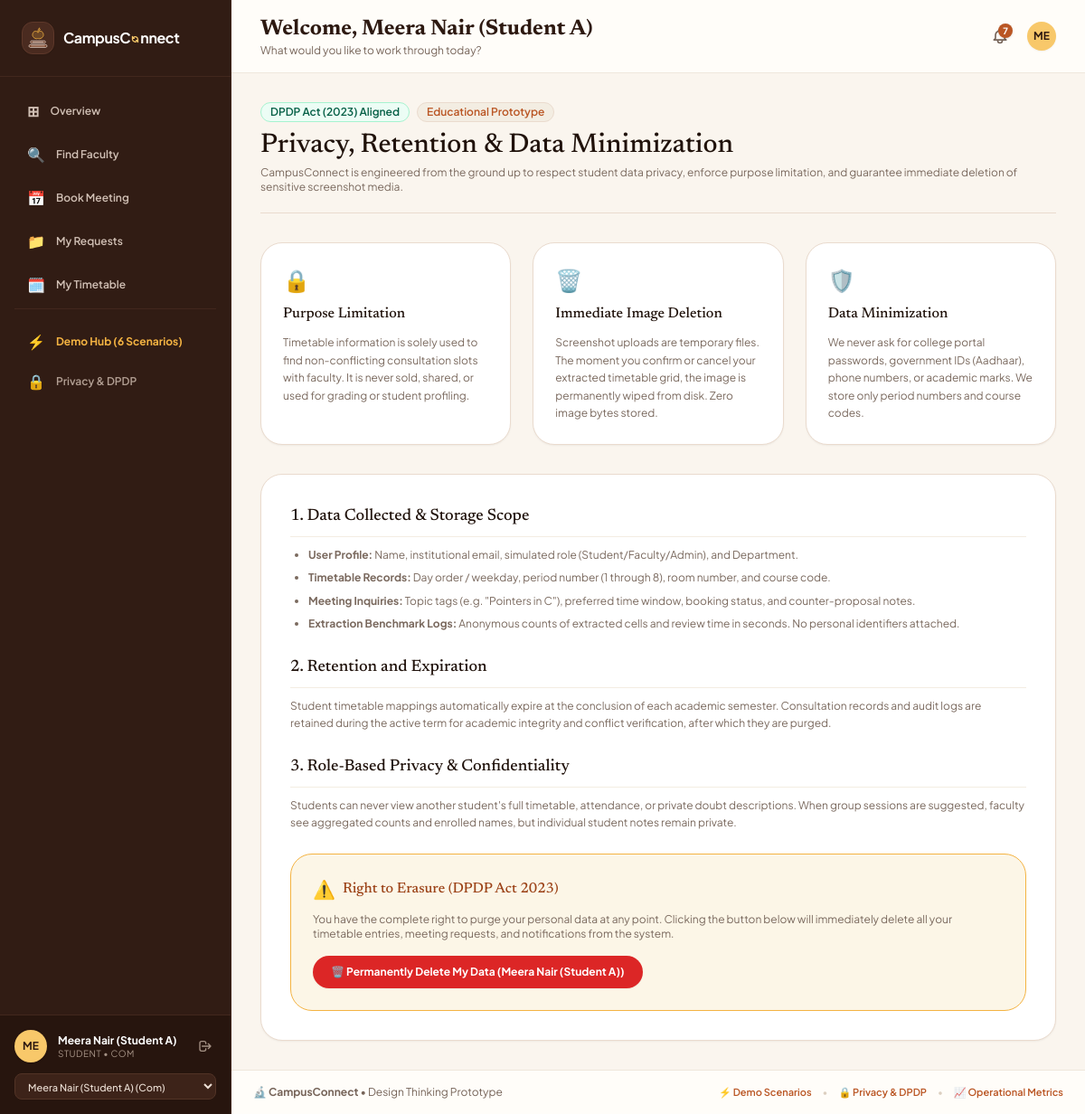
The page /privacy on the database its author committed.
### app/models.py (models this page shows)
class User(SQLModel, table=True):
    id: Optional[int] = Field(default=None, primary_key=True)
    role: str = Field(index=True)                    # UserRole value: student, faculty, admin
    name: str                                        # e.g., "Meera Nair", "Dr. Rajesh Raman"
    department: str                                  # e.g., "Computer Science & Engineering"
    email: str = Field(index=True, unique=True)
    section: Optional[str] = None                    # e.g., "CSE-A" for students
    semester: Optional[int] = None                   # e.g., 3 for 2nd-year students
    no_show_count: int = Field(default=0)            # 2 no-shows trigger automated booking block
    is_blocked: bool = Field(default=False)          # Admin reset flag

### app/routers/common.py (the view)
@router.get("/privacy", response_class=HTMLResponse)
def privacy_policy_page(
    request: Request,
    current_user: User = Depends(get_current_user),
    session: Session = Depends(get_session)
):
    from app.main import templates
    ctx = get_base_context(request, current_user, session)
    return templates.TemplateResponse(request=request, name="privacy.html", context=ctx)

### app/templates/privacy.html (shortened to what this page needs)
{% extends "base.html" %}
{% block content %}
<div class="max-w-4xl mx-auto space-y-8">
  <div class="border-b border-[#EADBCE] pb-5">
    <div class="flex items-center space-x-2">
      <span class="px-2.5 py-0.5 rounded-full text-xs font-semibold bg-emerald-50 text-emerald-800 border border-emerald-200">DPDP Act (2023) Aligned</span>
      <span class="px-2.5 py-0.5 rounded-full text-xs font-semibold bg-[#F3EDE2] text-[#BA5624] border border-[#EADBCE]">Educational Prototype</span>
    </div>
    <h1 class="font-serif text-3xl font-medium text-[#20120B] mt-2">Privacy, Retention & Data Minimization</h1>
    <p class="text-xs text-[#7A695E] mt-1 font-sans">
      CampusConnect is engineered from the ground up to respect student data privacy, enforce purpose limitation, and guarantee immediate deletion of sensitive screenshot media.
    </p>
  </div>
  <div class="grid grid-cols-1 md:grid-cols-3 gap-6">
    <div class="bg-white p-6 rounded-3xl border border-[#EADBCE] shadow-sm space-y-2.5 card-hover-lift">
      <div class="text-2xl">🔒</div>
      <h3 class="font-serif text-base font-medium text-[#20120B]">Purpose Limitation</h3>
      <p class="text-xs text-[#7A695E] leading-relaxed">
        Timetable information is solely used to find non-conflicting consultation slots with faculty. It is never sold, shared, or used for grading or student profiling.
      </p>
    </div>
    <div class="bg-white p-6 rounded-3xl border border-[#EADBCE] shadow-sm space-y-2.5 card-hover-lift">
      <div class="text-2xl">🗑️</div>
      <h3 class="font-serif text-base font-medium text-[#20120B]">Immediate Image Deletion</h3>
      <p class="text-xs text-[#7A695E] leading-relaxed">
        Screenshot uploads are temporary files. The moment you confirm or cancel your extracted timetable grid, the image is permanently wiped from disk. Zero image bytes stored.
      </p>
    </div>
    <div class="bg-white p-6 rounded-3xl border border-[#EADBCE] shadow-sm space-y-2.5 card-hover-lift">
      <div class="text-2xl">🛡️</div>
      <h3 class="font-serif text-base font-medium text-[#20120B]">Data Minimization</h3>
      <p class="text-xs text-[#7A695E] leading-relaxed">
        We never ask for college portal passwords, government IDs (Aadhaar), phone numbers, or academic marks. We store only period numbers and course codes.
      </p>
    </div>
  </div>
  <div class="bg-white rounded-3xl border border-[#EADBCE] p-8 shadow-sm space-y-6 text-xs text-[#5C4D44] leading-relaxed">
    <div>
      <h2 class="font-serif text-lg font-medium text-[#20120B] border-b border-[#F3EDE2] pb-2">1. Data Collected & Storage Scope</h2>
      <ul class="list-disc pl-5 mt-2.5 space-y-1.5 text-[#7A695E]">
        <li><strong>User Profile:</strong> Name, institutional email, simulated role (Student/Faculty/Admin), and Department.</li>
        <li><strong>Timetable Records:</strong> Day order / weekday, period number (1 through 8), room number, and course code.</li>
        <li><strong>Meeting Inquiries:</strong> Topic tags (e.g. "Pointers in C"), preferred time window, booking status, and counter-proposal notes.</li>
        <li><strong>Extraction Benchmark Logs:</strong> Anonymous counts of extracted cells and review time in seconds. No personal identifiers attached.</li>
      </ul>
    </div>
    <div>
      <h2 class="font-serif text-lg font-medium text-[#20120B] border-b border-[#F3EDE2] pb-2">2. Retention and Expiration</h2>
      <p class="mt-2.5 text-[#7A695E]">
        Student timetable mappings automatically expire at the conclusion of each academic semester. Consultation records and audit logs are retained during the active term for academic integrity and conflict verification, after which they are purged.
      </p>
    </div>
    <div>
      <h2 class="font-serif text-lg font-medium text-[#20120B] border-b border-[#F3EDE2] pb-2">3. Role-Based Privacy & Confidentiality</h2>
      <p class="mt-2.5 text-[#7A695E]">
        Students can never view another student's full timetable, attendance, or private doubt descriptions. When group sessions are suggested, faculty see aggregated counts and enrolled names, but individual student notes remain private.
      </p>
    </div>
    <div class="bg-[#FAF0D7]/60 border border-[#F4B342] rounded-3xl p-6 space-y-3">
      <div class="flex items-center space-x-2">
        <span class="text-xl">⚠️</span>
        <h3 class="font-serif text-base font-medium text-[#9C4318]">Right to Erasure (DPDP Act 2023)</h3>
      </div>
      <p class="text-xs text-[#7A695E]">
        You have the complete right to purge your personal data at any point. Clicking the button below will immediately delete all your timetable entries, meeting requests, and notifications from the system.
      </p>
      <form method="POST" action="/privacy/delete-my-data" onsubmit="return confirm('Are you sure? This will permanently delete your timetable and meeting bookings for this account.');" class="pt-1">
        <button type="submit" class="bg-red-600 hover:bg-red-700 text-white font-bold text-xs px-5 py-2.5 rounded-full transition shadow-sm hover:scale-[1.02]">
          🗑️ Permanently Delete My Data ({{ current_user.name }})
        </button>
      </form>
    </div>
  </div>
</div>
{% endblock %}

### app/templates/base.html (shortened to what this page needs)
<!DOCTYPE html>
<html lang="en">
<head>
  <script src="https://cdn.tailwindcss.com"></script>
</head>
<body class="min-h-screen flex flex-col antialiased selection:bg-amber-200 selection:text-amber-950">
  {% set path = request.url.path %}
  {% set is_landing = path in ['/', '/login', '/login/student', '/login/faculty', '/login/admin', '/welcome/setup'] %}
  {% if not is_landing %}
    <div class="flex-grow flex flex-col md:flex-row min-h-screen">
      <aside class="w-full md:w-64 bg-espresso-sidebar text-[#E6D9D0] flex flex-col justify-between shrink-0 border-r border-[#42271D]">
        <div>
          <div class="p-6 border-b border-[#42271D] flex items-center justify-between">
            <a href="/" class="flex items-center space-x-2.5 group">
              <div class="w-9 h-9 rounded-xl bg-[#4A2B20] border border-[#5E382A] text-amberwarm-gold flex items-center justify-center shadow-sm p-1 shrink-0">
              </div>
              <span class="text-base font-bold tracking-tight text-white font-sans inline-flex items-center">
                <span>CampusC</span>
                <span class="inline-flex items-center justify-center mx-[1px] relative" style="top: 0.12em;">
                </span>
                <span>nnect</span>
              </span>
            </a>
          </div>
          <nav class="p-4 space-y-1 text-xs font-semibold">
            {% if current_user.role == 'student' %}
              <a href="/student/dashboard"
                 class="flex items-center space-x-3 px-3.5 py-2.5 rounded-xl transition {% if '/dashboard' in path %}bg-espresso-active text-white border-l-4 border-amberwarm font-bold shadow-inner{% else %}text-[#D1C0B5] nav-item-glow{% endif %}">
                <span class="text-base">⊞</span>
                <span>Overview</span>
              </a>
              <a href="/faculty-directory"
                 class="flex items-center space-x-3 px-3.5 py-2.5 rounded-xl transition {% if path == '/faculty-directory' %}bg-espresso-active text-white border-l-4 border-amberwarm font-bold shadow-inner{% else %}text-[#D1C0B5] nav-item-glow{% endif %}">
                <span class="text-base">🔍</span>
                <span>Find Faculty</span>
              </a>
              <a href="/student/book"
                 class="flex items-center space-x-3 px-3.5 py-2.5 rounded-xl transition {% if '/book' in path %}bg-espresso-active text-white border-l-4 border-amberwarm font-bold shadow-inner{% else %}text-[#D1C0B5] nav-item-glow{% endif %}">
                <span class="text-base">📅</span>
                <span>Book Meeting</span>
              </a>
              <a href="/student/meetings"
                 class="flex items-center space-x-3 px-3.5 py-2.5 rounded-xl transition {% if '/meetings' in path %}bg-espresso-active text-white border-l-4 border-amberwarm font-bold shadow-inner{% else %}text-[#D1C0B5] nav-item-glow{% endif %}">
                <span class="text-base">📁</span>
                <span>My Requests</span>
              </a>
              <a href="/student/timetable"
                 class="flex items-center space-x-3 px-3.5 py-2.5 rounded-xl transition {% if '/timetable' in path %}bg-espresso-active text-white border-l-4 border-amberwarm font-bold shadow-inner{% else %}text-[#D1C0B5] nav-item-glow{% endif %}">
                <span class="text-base">🗓️</span>
                <span>My Timetable</span>
              </a>
            {% endif %}
            <div class="pt-4 border-t border-[#42271D] space-y-1">
              <a href="/demo"
                 class="flex items-center space-x-3 px-3.5 py-2 rounded-xl transition text-amberwarm hover:text-white nav-item-glow">
                <span class="text-base">⚡</span>
                <span class="font-bold">Demo Hub (6 Scenarios)</span>
              </a>
              <a href="/privacy"
                 class="flex items-center space-x-3 px-3.5 py-2 rounded-xl transition text-[#B3A094] hover:text-white nav-item-glow">
                <span class="text-base">🔒</span>
                <span>Privacy & DPDP</span>
              </a>
            </div>
          </nav>
        </div>
        <div class="p-4 border-t border-[#42271D] bg-[#27150E] space-y-3">
          <div class="flex items-center space-x-3">
            <div class="w-9 h-9 rounded-full bg-amberwarm-gold text-espresso font-bold text-xs flex items-center justify-center shrink-0 shadow">
              {{ current_user.name[:2].upper() }}
            </div>
            <div class="truncate flex-1 leading-tight">
              <p class="text-xs font-bold text-white truncate">{{ current_user.name }}</p>
              <p class="text-[10px] text-[#A59285] uppercase tracking-wider">{{ current_user.role }} &bull; {{ current_user.department[:3] }}</p>
            </div>
            <a href="/logout" class="text-xs text-[#A59285] hover:text-white transition p-1" title="Sign out to landing page">
              <svg class="w-4 h-4" fill="none" stroke="currentColor" viewBox="0 0 24 24">
                <path stroke-linecap="round" stroke-linejoin="round" stroke-width="2" d="M17 16l4-4m0 0l-4-4m4 4H7m6 4v1a3 3 0 01-3 3H6a3 3 0 01-3-3V7a3 3 0 013-3h4a3 3 0 013 3v1" />
              </svg>
            </a>
          </div>
          <form action="/auth/switch" method="GET" class="m-0">
            <select id="user-switcher" name="user_id" onchange="this.form.submit()"
              class="w-full bg-[#3D2319] text-[#EDE0D6] hover:bg-[#4A2C20] text-[11px] font-medium rounded-lg px-2.5 py-1.5 border border-[#523326] focus:outline-none focus:ring-1 focus:ring-amberwarm cursor-pointer transition">
              <optgroup label="👨‍🎓 Students">
                {% for u in mock_users.students %}
                  <option value="{{ u.id }}" {% if u.id == current_user.id %}selected{% endif %}>
                    {{ u.name }} ({{ u.department[:3] }})
                  </option>
                {% endfor %}
              </optgroup>
            </select>
          </form>
        </div>
      </aside>
      <div class="flex-1 flex flex-col min-w-0">
        <header class="bg-warm-surface border-b border-warm-border px-6 sm:px-8 py-4 flex items-center justify-between sticky top-0 z-40">
          <div>
            <h1 class="text-xl sm:text-2xl font-serif font-bold text-espresso">
              Welcome, {{ current_user.name }}
            </h1>
            <p class="text-xs text-warm-muted">
              What would you like to work through today?
            </p>
          </div>
          <div class="flex items-center space-x-3">
            <a href="/notifications" class="relative p-2 rounded-full hover:bg-warm-subtle text-warm-muted hover:text-espresso transition btn-glow-subtle" title="Notifications">
              {% if unread_count and unread_count > 0 %}
                <span class="absolute top-1 right-1 inline-flex items-center justify-center w-4 h-4 text-[10px] font-bold text-white bg-terracotta rounded-full shadow">
                  {{ unread_count }}
                </span>
              {% endif %}
            </a>
            <div class="w-8 h-8 rounded-full bg-amberwarm-gold text-espresso font-bold text-xs flex items-center justify-center shadow-sm">
              {{ current_user.name[:2].upper() }}
            </div>
          </div>
        </header>
  {% endif %}
        <main class="{% if is_landing %}flex-grow w-full max-w-7xl mx-auto px-6 py-4{% else %}flex-grow p-6 sm:p-8 max-w-7xl w-full mx-auto space-y-6{% endif %}">
          {% block content %}{% endblock %}
        </main>
  {% if not is_landing %}
        <footer class="bg-warm-surface border-t border-warm-border mt-auto py-4 px-6 text-center text-xs text-warm-muted">
          <div class="flex flex-wrap items-center justify-between gap-2 max-w-7xl mx-auto">
            <span>🔬 <strong>CampusConnect</strong> &bull; Design Thinking Prototype</span>
            <div class="flex items-center space-x-3 text-[11px]">
              <a href="/demo" class="text-terracotta hover:underline font-semibold">⚡ Demo Scenarios</a>
              <span class="text-warm-borderdark">&bull;</span>
              <a href="/privacy" class="text-terracotta hover:underline font-semibold">🔒 Privacy & DPDP</a>
              <span class="text-warm-borderdark">&bull;</span>
              <a href="/admin/metrics" class="text-terracotta hover:underline font-semibold">📈 Operational Metrics</a>
            </div>
          </div>
        </footer>
      </div>
    </div>
  {% endif %}
</body>
</html>

### app/templates/base.html (style rules this page uses)
body { background-color: #FAF5EE; color: #281710; font-family: 'Plus Jakarta Sans', system-ui, sans-serif; }
.btn-glow-subtle { transition: all 0.2s cubic-bezier(0.34, 1.56, 0.64, 1); }
.nav-item-glow { transition: all 0.18s ease; }
.card-hover-lift { transition: all 0.2s cubic-bezier(0.4, 0, 0.2, 1); }

### rows shown on the page
User: name "ME", name "Meera Nair (Student A)", role "STUDENT", department "COM"

### other values the page prints
{{ unread_count }} "7"
form field user_id "Meera Nair (Student A) (Com)"
